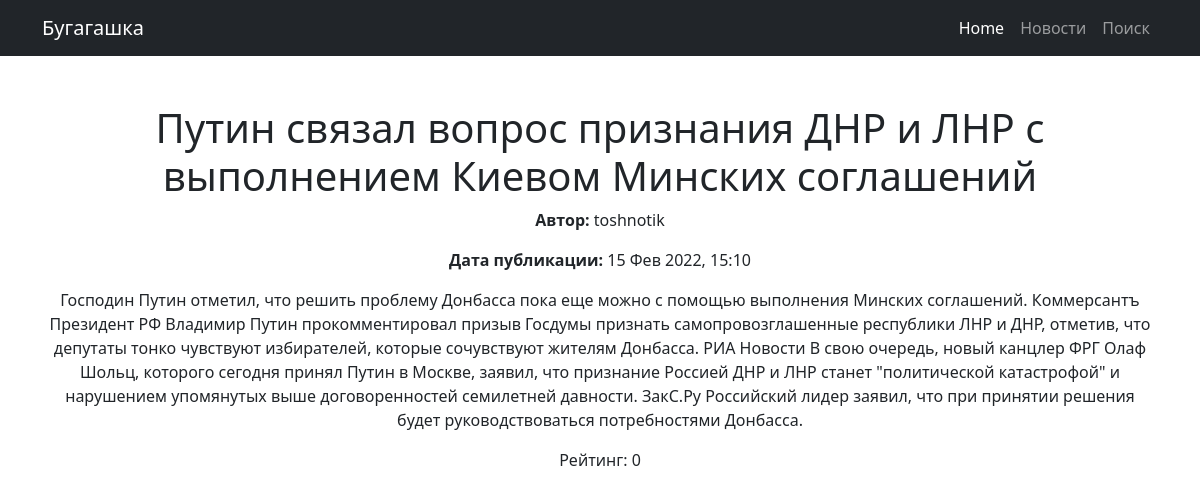
The app's page /news/13 with its own data.
### news/models.py (models this page shows, shortened)
class Post (models.Model):
    author = models.ForeignKey(Author, on_delete=models.CASCADE)
    NEWS = 'NW'
    ARTICLE = 'AR'
    CATEGORY_CHOICE = (
        (NEWS, 'Новость'),
        (ARTICLE, 'Статья')
    )
    categoryType = models.CharField(max_length=2, choices=CATEGORY_CHOICE, default=ARTICLE)
    dateCreation = models.DateTimeField(auto_now_add=True)
    postCategory = models.ManyToManyField(Category, through='PostCategory')
    title = models.CharField(max_length=128)
    text = models.TextField()
    rating = models.SmallIntegerField(default=0)

class Author(models.Model):
    authorUser = models.OneToOneField(User, on_delete=models.CASCADE)
    ratingAuthor = models.SmallIntegerField(default=0)

### news/views.py (the view)
# urls.py: path('<int:pk>', PostDetail.as_view(), name='post'),
class PostDetail(DetailView):
    model = Post
    template_name = 'post.html'
    context_object_name = 'post'

### news/templatetags/my_filters.py (called while the page is built)
@register.filter(name='Censor')
def Censor(value):
    censor_list = ['стопслово', 'стопслово2', 'стопслово3', 'стопслово1', 'тест']
    list_words = value.split()
    for i in censor_list:
        for j in list_words:
            if j == i:
                a = list_words.index(j)
                list_words.remove(j)
                list_words.insert(a, '*' * len(j))
    return ' '.join(list_words)

### templates/post.html (shortened to what this page needs)
{% extends 'default.html' %}
{% load my_filters %}
{% block content %}
    <h1>{{ post.title|Censor }}</h1>
        <p><b>Автор:</b> {{ post.author.authorUser }}</p>
        <p><b>Дата публикации:</b> {{ post.dateCreation|date:'d M Y, H:i'}}</p>
        <p>{{ post.text|Censor }}</p>
        <p>Рейтинг: {{ post.rating }}</p>
{% endblock content %}

### records on screen
Post: title|Censor "Путин связал вопрос признания ДНР и ЛНР с выполнением Киевом Минских соглашений", author.authorUser "toshnotik", dateCreation "15 Фев 2022, 15:10", text|Censor "Господин Путин отметил, что решить проблему Донбасса пока еще можно с помощью выполнения Минских соглашений. Коммерсантъ Президент РФ Владимир Путин прокомментировал призыв Госдумы признать самопровозглашенные республики ЛНР и ДНР, отметив, что депутаты тонко чувствуют избирателей, которые сочувствуют жителям Донбасса. РИА Новости В свою очередь, новый канцлер ФРГ Олаф Шольц, которого сегодня принял Путин в Москве, заявил, что признание Россией ДНР и ЛНР станет \"политической катастрофой\" и нарушением упомянутых выше договоренностей семилетней давности. ЗакC.Ру Российский лидер заявил, что при принятии решения будет руководствоваться потребностями Донбасса.", rating "0"
